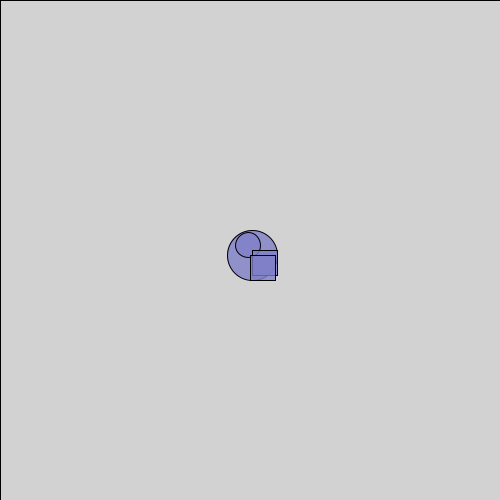
Frame 1 (no input)
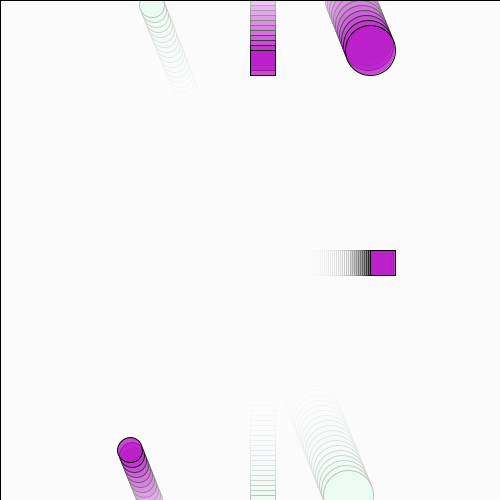
Frame 60 (the mouse pressed at the canvas centre just before this capture)
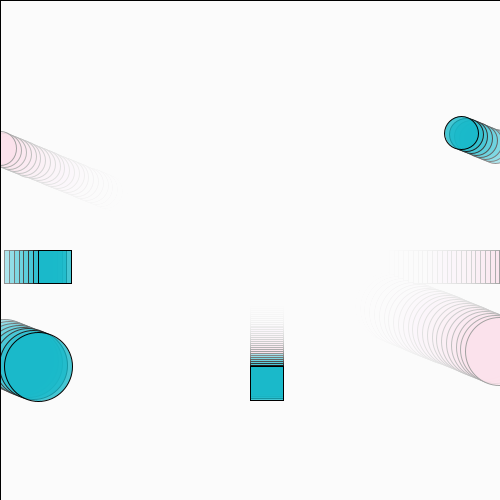
Frame 120 (the mouse held since frame 60 and released just before this capture)

The Processing sketch that drew these frames (run headless with seeded random() and noise(); from frame 60 on, the mouse is pressed at the canvas centre):

// Processing sketch: paichiara_LATE_1688_344067_part_2
// ── paichiara_LATE_1688_344067_part_2.pde
// Quiz Part 2: Moving Shapes Pattern
// Fill in the missing code to create a moving pattern

// Position variables
float x;
float y;
float xspeed;
float yspeed;
float size1;
float size2;

void setup() {
  // Create a 500x500 canvas
  size(500, 500); // 1/1

  // Initialize all variables
  x = width/2;
  y = height/2;
  xspeed = 2; // Choose a number between 1-5
  yspeed = 5; // Choose a number between 1-5
  size1 = 50;
  size2 = 25;
  // 1/1
}

void draw() {
  // Create motion blur effect with transparent background
  fill(255, 30);
  // Draw a rectangle the size of the entire canvas using width and height
  rect(0, 0, width, height); // 1/1

  // Update positions using speed variables
  x = x + xspeed;
  y = y + yspeed;
  // 2/2

  // Wrap positions using modulo
  x = x % width;
  y = y % height;

  // Create colors based on position
  // Use x and y variables to set R and G values for the fill
  fill(x/2, y/2, 200, 200); // 1/1

  // Draw pattern of shapes
  circle(x, y, size1);
  circle(width-x, height-y, size2);
  square(x, height/2, size2);
  square(width/2, y, size2);
}

void mousePressed() {
  // Move shapes to mouse position
  x = mouseX;
  y = mouseY;

  // Give sizes new random values between 10 and 100
  size1 = random(10, 100);
  size2 = random(10, 100);
  
  // Give speed new random values between 1 and 5
  xspeed = random(1,5); 
  yspeed = random(1,5); 
  
  // 4/4
}

// TOTAL: 10/10, 19.5/20
